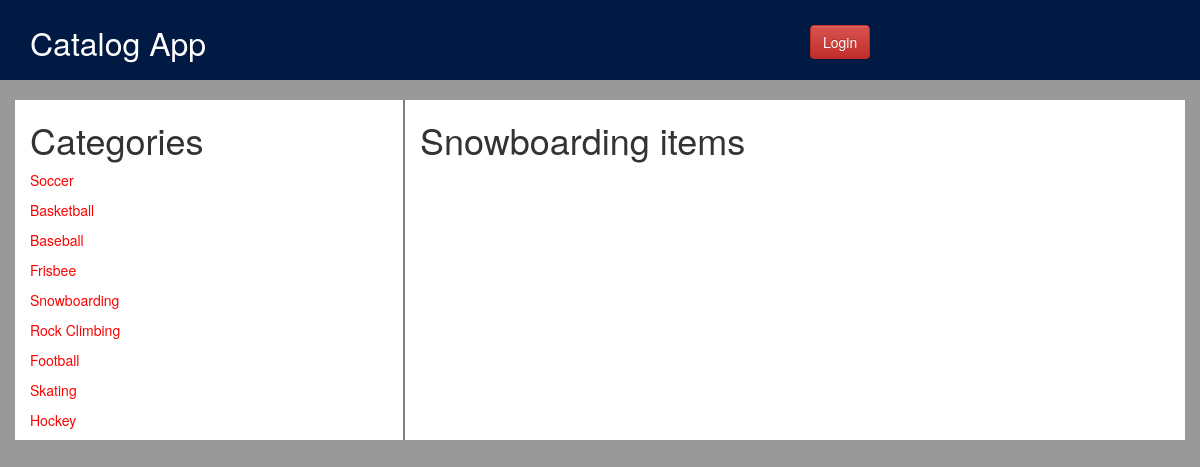
The page /catalog/5/items on the database as committed earlier.
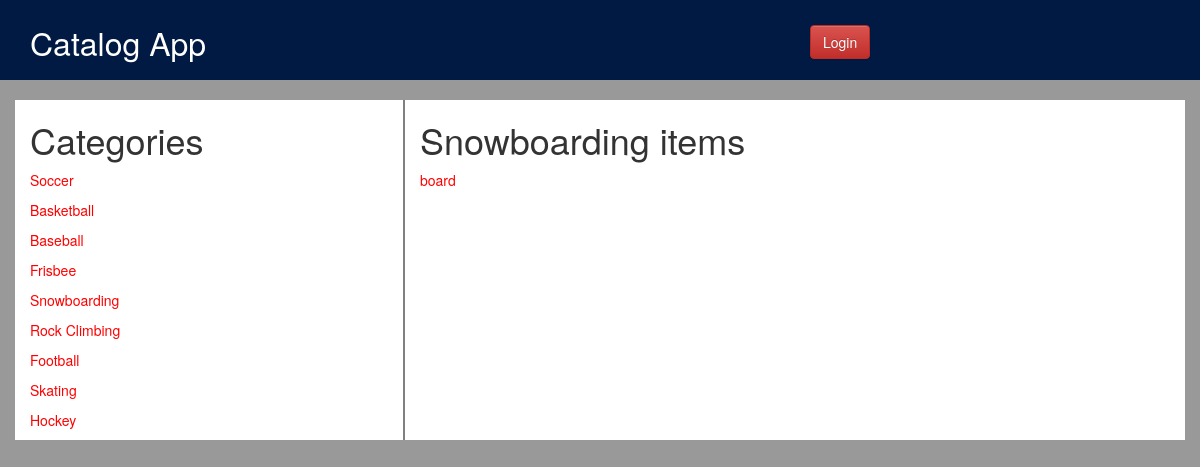
The same page on the database as committed later.
### database_setup.py (models this page shows, shortened)
class Category(Base):
    __tablename__ = 'category'
    id = Column(Integer, primary_key=True)
    name = Column(String(250), nullable=False)

class Item(Base):
    __tablename__ = 'item'
    id = Column(Integer, primary_key=True)
    name = Column(String(250), nullable=False)
    description = Column(Text, nullable=True)
    category_id = Column(Integer, ForeignKey('category.id'))
    category = relationship(Category)
    user_id = Column(Integer, ForeignKey('user.id'))
    user = relationship(User)
    created_date = Column(DateTime, default=datetime.datetime.now)

### application.py (the view)
@app.route('/catalog/<int:category_id>/items')
def showItems(category_id):
    categories = session.query(Category).all()
    category = session.query(Category).filter_by(id=category_id).one()
    items = session.query(Item).filter_by(category_id=category.id).all()
    return render_template('publicitems.html', category=category, categories=categories, items=items)

### templates/publicitems.html (shortened to what this page needs)
{% extends "main.html" %}
{% block content %}
<div class="container items">
    <div class="row">
        <div class="col-xs-4 cat_list">
            <h1>Categories</h1>
            {% for category in categories %}
                <p><a href="{{ url_for('showItems', category_id=category.id) }}">{{ category.name }}</a></p>
            {% endfor %}
        </div>
        <div class="col-xs-8">
            <h1>{{ category.name }} items</h1>
            {% for item in items %}
                <p><a href="{{ url_for('showItem', category_name=category.name, item_id=item.id) }}">{{ item.name }}</a></p>
            {% endfor %}
        </div>
    </div>
</div>
{% endblock %}

Rows that differ between the two databases and show on the page:
added Item: name "board"
